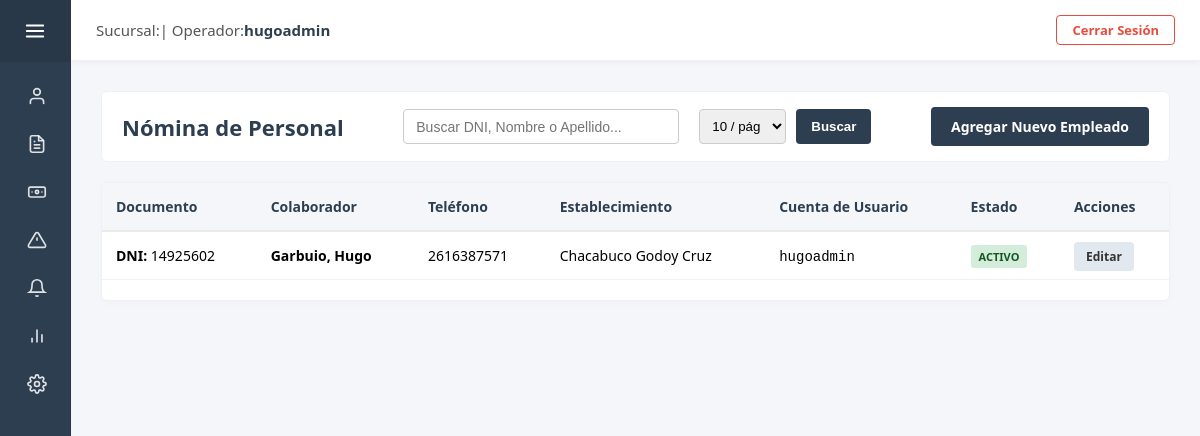
Page /CRUD_Personal/listar_personal.php (signed in) on the committed database.
### tables this page shows
CREATE TABLE `personal` (
  `IDPersonal` int(11) NOT NULL,
  `numeroDocumentoPersonal` int(15) NOT NULL,
  `nombre` varchar(30) NOT NULL,
  `apellido` varchar(30) NOT NULL,
  `telefono` bigint(15) NOT NULL,
  `IDUsuario` int(11) DEFAULT NULL,
  `IDTipoDocumento` int(11) NOT NULL,
  `IDTipoNumeroTelefono` int(11) NOT NULL,
  `estado` varchar(50) DEFAULT 'Activo',
  `sucursal_id` int(11) DEFAULT 1,
  `empresa_id` int(11) DEFAULT 1
);

CREATE TABLE `tiposdocumentos` (
  `IDTipoDocumento` int(11) NOT NULL,
  `tipoDocumento` varchar(11) NOT NULL,
  `estado` varchar(50) DEFAULT 'Activo'
);

CREATE TABLE `sucursales` (
  `id` int(11) NOT NULL,
  `empresa_id` int(11) NOT NULL,
  `IDRubro` int(11) NOT NULL,
  `nombre` varchar(100) NOT NULL,
  `codigo` varchar(20) DEFAULT NULL,
  `direccion` text DEFAULT NULL,
  `telefono` varchar(20) DEFAULT NULL,
  `email` varchar(100) DEFAULT NULL,
  `estado` varchar(50) DEFAULT 'Activo',
  `fecha_creacion` timestamp NOT NULL DEFAULT current_timestamp()
);

CREATE TABLE `usuarios` (
  `IDUsuario` int(11) NOT NULL,
  `nombreUsuario` varchar(30) NOT NULL,
  `contraseñaUsuario` varchar(35) NOT NULL,
  `email` varchar(150) NOT NULL,
  `fechaCreacion` date NOT NULL DEFAULT current_timestamp(),
  `fechaUltimoAcceso` datetime NOT NULL,
  `estado` varchar(50) DEFAULT 'Activo',
  `sucursal_id` int(11) DEFAULT 1,
  `empresa_id` int(11) DEFAULT 1,
  `IDRol` int(11) DEFAULT NULL,
  `codigo_recuperacion` varchar(6) DEFAULT NULL,
  `expiracion_codigo` datetime DEFAULT NULL,
  `tema_preferido` enum('claro','oscuro') NOT NULL DEFAULT 'claro'
);

### CRUD_Personal/listar_personal.php (the view, shortened to what this page needs)
<?php
$config     = $_SESSION['cliente_config'];
$empresa_id = (int)$config['empresa_id'];
$es_admin         = (isset($_SESSION['IDRol']) && $_SESSION['IDRol'] == 1);
$funciones_permitidas = $_SESSION['funciones_permitidas'][4] ?? [];
$puede_crear = $es_admin || in_array(1, $funciones_permitidas);
$puede_editar = $es_admin || in_array(2, $funciones_permitidas);
$conexion = obtenerConexion();
$limite = isset($_GET['limite']) ? max(1, (int)$_GET['limite']) : 10;
$pagina = isset($_GET['p']) ? max(1, (int)$_GET['p']) : 1;
$offset = ($pagina - 1) * $limite;
$busqueda = trim($_GET['q'] ?? '');
$whereSql = "WHERE p.empresa_id = :empresa_id";
$params = [':empresa_id' => $empresa_id];
try {
    $query = "
        SELECT
            p.IDPersonal, p.numeroDocumentoPersonal, p.nombre, p.apellido, p.telefono, p.estado,
            td.tipoDocumento, s.nombre AS nombreSucursal, u.nombreUsuario, r.nombreRol
        FROM personal p
        LEFT JOIN tiposdocumentos td ON p.IDTipoDocumento = td.IDTipoDocumento
        LEFT JOIN sucursales s ON p.sucursal_id = s.id
        LEFT JOIN usuarios u ON p.IDUsuario = u.IDUsuario
        LEFT JOIN roles r ON u.IDRol = r.IDRol
        $whereSql
        ORDER BY p.apellido ASC, p.nombre ASC
        LIMIT :limite OFFSET :offset
    ";
    $stmt = $conexion->prepare($query);
    foreach ($params as $key => $value) {
        $stmt->bindValue($key, $value);
    }
    $stmt->bindValue(':limite', $limite, PDO::PARAM_INT);
    $stmt->bindValue(':offset', $offset, PDO::PARAM_INT);
    $stmt->execute();
    $personal = $stmt->fetchAll(PDO::FETCH_ASSOC);
} catch (PDOException $e) {
    die("Error al compilar el listado: " . $e->getMessage());
}
?>
<!DOCTYPE html>
<html lang="es">
<head>
</head>
<body class="<?php echo (($temaActual ?? $_SESSION['tema_preferido'] ?? '') === 'oscuro') ? 'tema-oscuro' : ''; ?>">
    <?php
        $basePath = '../';
        include __DIR__ . '/../HTML/sidebar.php';
    ?>
    <div class="main-wrapper">
        <?php include __DIR__ . '/../HTML/topbar.php'; ?>
        <main class="content-area">
            <div class="wrapper" style="max-width: 1200px; margin: 0 auto;">
                <div class="header-box">
                    <h2>Nómina de Personal</h2>
                    <form class="search-form" method="GET">
                        <input type="text" name="q" class="search-input" placeholder="Buscar DNI, Nombre o Apellido..." value="<?php echo htmlspecialchars($busqueda); ?>">
                        <select name="limite" style="padding: 8px; border: 1px solid #ccc; border-radius: 4px; outline: none; margin-left: 10px;" onchange="this.form.submit()">
                            <option value="10" <?php echo $limite == 10 ? 'selected' : ''; ?>>10 / pág</option>
                        </select>
                        <button type="submit" class="btn-search">Buscar</button>
                    </form>
                    <div style="display: flex; gap: 10px;">
                        <?php if ($puede_crear): ?>
                        <a href="crear_personal.php" class="btn-add">Agregar Nuevo Empleado</a>
                        <?php endif; ?>
                    </div>
                </div>
        <div class="table-card" style="background: #fff; border-radius: 6px; box-shadow: 0 2px 8px rgba(0,0,0,0.02); border: 1px solid #eef0f2; overflow-x: auto;">
            <table>
                <thead>
                    <tr>
                        <th>Documento</th>
                        <th>Colaborador</th>
                        <th>Teléfono</th>
                        <th>Establecimiento</th>
                        <th>Cuenta de Usuario</th>
                        <th>Estado</th>
                        <th>Acciones</th>
                    </tr>
                </thead>
                <tbody>
                    <?php if (count($personal) === 0): ?>
                        <tr><td colspan="7" style="text-align: center; padding: 20px; color: #777;">No se encontraron registros.</td></tr>
                    <?php else: ?>
                        <?php foreach($personal as $p): ?>
                            <?php $claseEstado = ($p['estado'] === 'Activo') ? 'badge-active' : 'badge-inactive'; ?>
                            <tr>
                                <td><strong><?php echo htmlspecialchars($p['tipoDocumento'] ?? 'DNI'); ?>:</strong> <?php echo htmlspecialchars($p['numeroDocumentoPersonal']); ?></td>
                                <td><strong><?php echo htmlspecialchars($p['apellido'] . ", " . $p['nombre']); ?></strong></td>
                                <td><?php echo htmlspecialchars($p['telefono'] > 0 ? $p['telefono'] : '-'); ?></td>
                                <td><?php echo htmlspecialchars($p['nombreSucursal'] ? $p['nombreSucursal'] : 'Sin Asignar'); ?></td>
                                <td><code><?php echo htmlspecialchars($p['nombreUsuario'] ? $p['nombreUsuario'] : '-'); ?></code></td>
                                <td><span class="badge <?php echo $claseEstado; ?>"><?php echo htmlspecialchars($p['estado']); ?></span></td>
                                <td>
                                    <?php if ($puede_editar): ?>
                                    <a href="editar_personal.php?id=<?php echo $p['IDPersonal']; ?>" class="btn-editar">Editar</a>
                                    <?php endif; ?>
                                </td>
                            </tr>
                        <?php endforeach; ?>
                    <?php endif; ?>
                </tbody>
            </table>
        </div>
    </div>
    </main>
</div>
</body>
</html>

### HTML/sidebar.php (shortened to what this page needs)
<?php
$basePath = isset($basePath) ? $basePath : '';
$config     = $_SESSION['cliente_config'] ?? [];
$idRol      = (int)($_SESSION['IDRol'] ?? 0);
$areas      = $_SESSION['areas_permitidas'] ?? [];
$currentScript = basename($_SERVER['SCRIPT_NAME']);
?>
<aside class="sidebar collapsed" id="sidebar">
    <div class="sidebar-toggle-bar">
        <button type="button" class="btn-toggle-sidebar" id="sidebarToggle">
            <svg viewBox="0 0 24 24" width="22" height="22" stroke="currentColor" stroke-width="2" fill="none" stroke-linecap="round" stroke-linejoin="round">
                <line x1="3" y1="12" x2="21" y2="12"></line><line x1="3" y1="6" x2="21" y2="6"></line><line x1="3" y1="18" x2="21" y2="18"></line>
            </svg>
        </button>
    </div>
    <nav class="nav-menu">
        <a class="nav-link submenu-trigger">
            <div class="nav-content">
                <span class="nav-icon">
                    <svg width="18" height="18" viewBox="0 0 24 24" fill="none" stroke="currentColor" stroke-width="2" stroke-linecap="round" stroke-linejoin="round">
                        <path d="M20 21v-2a4 4 0 0 0-4-4H8a4 4 0 0 0-4 4v2"></path>
                        <circle cx="12" cy="7" r="4"></circle>
                    </svg>
                </span>
            </div>
        </a>
        <?php if ((in_array($idRol, [1, 2, 3]) || in_array(1, $areas)) && ($config['modulos']['modulo_ordenes'] ?? true)): ?>
            <a href="<?php echo $basePath; ?>inicio.php" class="nav-link <?php echo ($currentScript == 'inicio.php') ? 'active' : ''; ?>">
                <div class="nav-content">
                    <span class="nav-icon">
                    </span>
                </div>
            </a>
        <?php endif; ?>
        <?php if ((in_array($idRol, [1, 2, 3]) || in_array(1, $areas)) && ($config['modulos']['modulo_presupuestos'] ?? true)): ?>
            <a href="<?php echo $basePath; ?>CRUD_Presupuestos/listar_presupuestos.php" class="nav-link <?php echo ($currentScript == 'listar_presupuestos.php') ? 'active' : ''; ?>">
                <div class="nav-content">
                    <span class="nav-icon">
                        <svg width="18" height="18" viewBox="0 0 24 24" fill="none" stroke="currentColor" stroke-width="2" stroke-linecap="round" stroke-linejoin="round">
                            <rect x="2" y="6" width="20" height="12" rx="2"></rect>
                            <circle cx="12" cy="12" r="2"></circle>
                            <path d="M6 12h.01M18 12h.01"></path>
                        </svg>
                    </span>
                </div>
            </a>
        <?php endif; ?>
        <?php if ((in_array($idRol, [1, 2, 3]) || in_array(7, $areas)) && ($config['modulos']['modulo_reclamos'] ?? true)): ?>
            <a href="<?php echo $basePath; ?>Reclamos/menuReclamos.php" class="nav-link <?php echo ($currentScript == 'menuReclamos.php') ? 'active' : ''; ?>">
                <div class="nav-content">
                    <span class="nav-icon">
                        <svg width="18" height="18" viewBox="0 0 24 24" fill="none" stroke="currentColor" stroke-width="2">
                            <path d="M10.29 3.86L1.82 18a2 2 0 0 0 1.71 3h16.94a2 2 0 0 0 1.71-3L13.71 3.86a2 2 0 0 0-3.42 0z"></path>
                            <line x1="12" y1="9" x2="12" y2="13"></line>
                            <line x1="12" y1="17" x2="12.01" y2="17"></line>
                        </svg>
                    </span>
                </div>
            </a>
        <?php endif; ?>
        <?php if ((in_array($idRol, [1, 2, 3]) || in_array(9, $areas)) && ($config['modulos']['modulo_alertas'] ?? true)): ?>
            <a href="<?php echo $basePath; ?>CRUD_Alertas/listar_alertas.php" class="nav-link <?php echo ($currentScript == 'listar_alertas.php') ? 'active' : ''; ?>">
                <div class="nav-content">
                    <span class="nav-icon">
                        <svg width="18" height="18" viewBox="0 0 24 24" fill="none" stroke="currentColor" stroke-width="2">
                            <path d="M18 8A6 6 0 0 0 6 8c0 7-3 9-3 9h18s-3-2-3-9"></path>
                            <path d="M13.73 21a2 2 0 0 1-3.46 0"></path>
                        </svg>
                    </span>
                </div>
            </a>
        <?php endif; ?>
        <?php if ((in_array($idRol, [1, 3]) || in_array(2, $areas)) && ($config['modulos']['modulo_reportes'] ?? true)): ?>
            <a class="nav-link submenu-trigger">
                <div class="nav-content">
                    <span class="nav-icon">
                        <svg width="18" height="18" viewBox="0 0 24 24" fill="none" stroke="currentColor" stroke-width="2">
                            <line x1="18" y1="20" x2="18" y2="10"></line>
                            <line x1="12" y1="20" x2="12" y2="4"></line>
                            <line x1="6" y1="20" x2="6" y2="14"></line>
                        </svg>
                    </span>
                </div>
            </a>
        <?php endif; ?>
        <?php if (in_array($idRol, [1, 2]) || count(array_intersect([4, 5, 6, 8], $areas)) > 0): ?>
            <a class="nav-link submenu-trigger">
                <div class="nav-content">
                    <span class="nav-icon">
                    </span>
                </div>
            </a>
        <?php endif; ?>
    </nav>
</aside>

### HTML/topbar.php (shortened to what this page needs)
<header class="topbar">
    <?php if (isset($mostrarVolver) && $mostrarVolver): ?>
        <div class="topbar-left" style="display: flex; align-items: center; gap: 15px;">
            <a href="<?php echo $basePath; ?>inicio.php" class="btn-volver" style="display: flex; align-items: center; gap: 5px; color: #fff; background: var(--color-primario); padding: 8px 15px; border-radius: 6px; text-decoration: none; font-size: 14px; font-weight: bold; transition: opacity 0.2s;">
                <svg width="18" height="18" viewBox="0 0 24 24" fill="none" stroke="currentColor" stroke-width="2" stroke-linecap="round" stroke-linejoin="round">
                    <line x1="19" y1="12" x2="5" y2="12"></line><polyline points="12 19 5 12 12 5"></polyline>
                </svg>
                Volver
            </a>
            <div class="user-info">
    <?php else: ?>
        <div class="user-info">
    <?php endif; ?>
        Sucursal:
        | Operador: <strong><?php echo htmlspecialchars($_SESSION['nombreUsuario'] ?? ''); ?></strong>
    </div>
    <a href="<?php echo $basePath; ?>Login/logout.php" class="btn-logout">Cerrar Sesión</a>
</header>

### HTML/sidebar.php (style rules this page uses)
.sidebar { width: var(--sidebar-width, 270px); background-color: var(--color-primario, #2c3e50); color: #fff; display: flex; flex-direction: column; flex-shrink: 0; transition: width 0.3s ease; overflow-y: auto; z-index: 1000; border-right: 1px solid rgba(0,0,0,0.1); }
.sidebar.collapsed { width: 70px; }
.sidebar-toggle-bar { padding: 15px; display: flex; justify-content: flex-end; align-items: center; background-color: rgba(0,0,0,0.1); }
.sidebar.collapsed .sidebar-toggle-bar { justify-content: center; }
.btn-toggle-sidebar { background: transparent; border: none; color: #fff; cursor: pointer; padding: 5px; display: flex; align-items: center; justify-content: center; border-radius: 4px; transition: background 0.2s; }
.nav-menu { padding: 10px 0; flex-grow: 1; }
.nav-link { display: flex; justify-content: space-between; align-items: center; padding: 14px 20px; color: rgba(255,255,255,0.85); text-decoration: none; font-size: 14px; border-left: 3px solid transparent; transition: all 0.2s ease; cursor: pointer; white-space: nowrap; }
.nav-content { display: flex; align-items: center; }
.nav-icon { margin-right: 12px; display: flex; align-items: center; justify-content: center; width: 20px; }
.sidebar.collapsed .nav-link { justify-content: center; padding: 15px 0; }
.sidebar.collapsed .nav-icon { margin-right: 0; transform: scale(1.1); }

### HTML/topbar.php (style rules this page uses)
.topbar { background: #fff; height: 60px; display: flex; justify-content: space-between; align-items: center; padding: 0 25px; box-shadow: 0 2px 5px rgba(0,0,0,0.04); flex-shrink: 0; z-index: 90; border-bottom: 1px solid #eef0f2; }
.user-info { font-size: 15px; color: #555; font-weight: 500; display: flex; align-items: center; }
.user-info strong { color: var(--color-primario, #2c3e50); }
.btn-logout { color: var(--color-secundario, #e74c3c); text-decoration: none; font-weight: bold; font-size: 13px; border: 1px solid var(--color-secundario, #e74c3c); padding: 5px 15px; border-radius: 4px; transition: all 0.2s; white-space: nowrap; }

### rows in the picture
personal: IDTipoDocumento.tipoDocumento "DNI", numeroDocumentoPersonal "14925602", apellido+nombre "Garbuio, Hugo", telefono "2616387571", sucursal.nombre "Chacabuco Godoy Cruz", IDUsuario.nombreUsuario "hugoadmin", estado "ACTIVO"

### other values in the picture
$_SESSION['nombreUsuario'] "hugoadmin"
